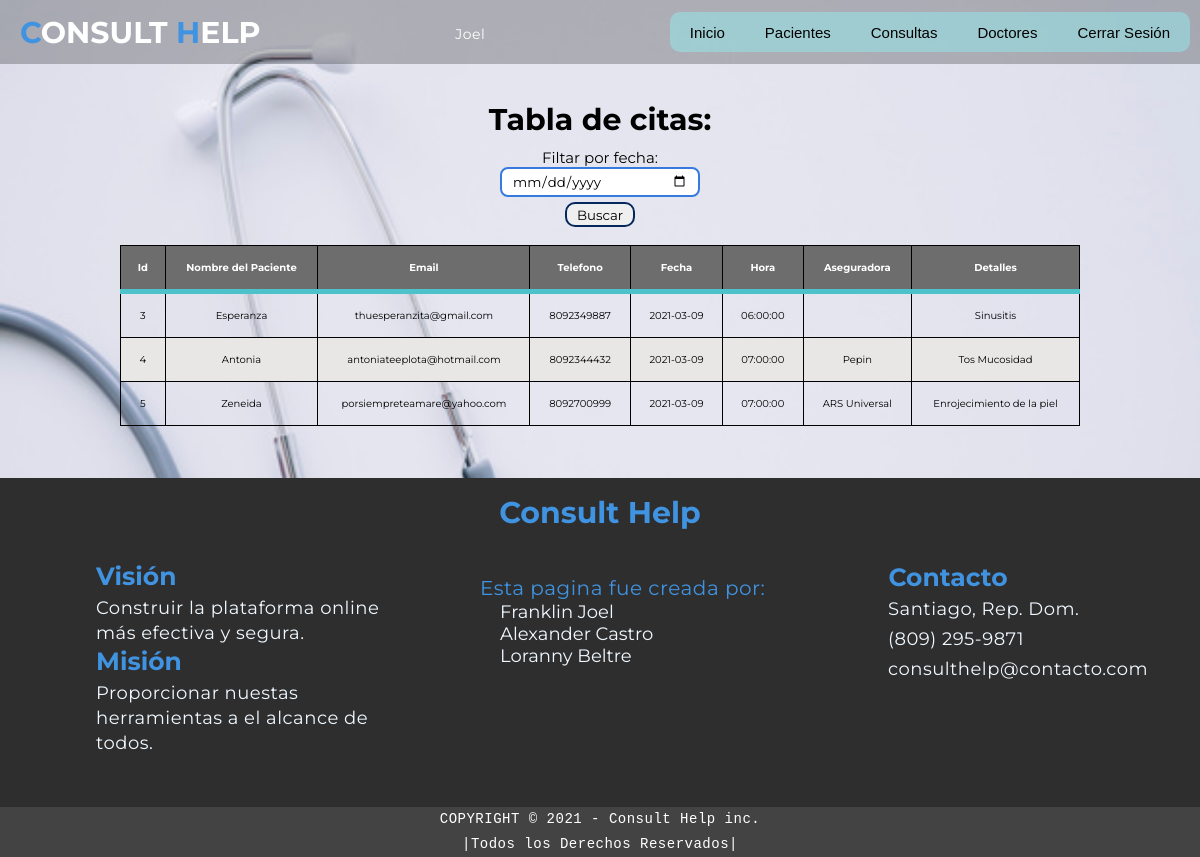
The page /tabla.php?fecha=2021-03-09 (signed in) on the database its author committed.
### tables this page shows
CREATE TABLE `users` (
  `Id` int(11) NOT NULL,
  `username` varchar(20) NOT NULL,
  `email` varchar(50) DEFAULT NULL,
  `password` varchar(50) DEFAULT NULL
);

CREATE TABLE `citas` (
  `Id` int(5) NOT NULL,
  `Nombre del paciente` varchar(50) NOT NULL,
  `Email del paciente` varchar(30) NOT NULL,
  `Telefono del paciente` varchar(50) NOT NULL,
  `Fecha_citas` date NOT NULL,
  `Hora_citas` time NOT NULL,
  `Aseguradora` varchar(50) NOT NULL,
  `Detalles` text NOT NULL
);

### tabla.php (the view, shortened to what this page needs)
<!DOCTYPE html>
<html lang="es">
    <head>
        <link rel="stylesheet" href="css/style.css">
        <link rel="stylesheet" href="css/citas.css">
        <link rel="stylesheet" href="css/menu.css">
    </head>
    <body>
        <?php require 'header.php' ?>
        <br><br><br><br><br><br><br>
        <a name="tabla1">
        <div id="mostrar-consultas" align="center">
                    <h1>Tabla de citas:</h1>
                    <table id="tabla" name="tabla">
                        <form action="tabla.php" method="get">
                            <label>Filtar por fecha: </label> <input type="date" name="fecha" id="">
                            <input type="submit" value="Buscar" style="width: 70px">
                            <br><br>
                        </form>
                        <thead>
                            <tr>
                                <th>Id</th>
                                <th>Nombre del Paciente</th>
                                <th>Email</th>
                                <th>Telefono</th>
                                <th>Fecha</th>
                                <th>Hora</th>
                                <th>Aseguradora</th>
                                <th>Detalles</th>
                            </tr>
                        </thead>
                        <?php
                        if (!empty($_GET['fecha'])){
                            $fecha = $_GET['fecha'];
                            $sql = "SELECT * FROM citas WHERE Fecha_citas = '$fecha' ";
                        }else{
                            $sql = "SELECT * FROM citas";
                        }
                        $result = mysqli_query($conexion, $sql);
                        while($mostrar=mysqli_fetch_array($result)){
                        ?>
                        <tr>
                            <td><?php echo $mostrar['Id'] ?></td>
                            <td><?php echo $mostrar['Nombre del paciente'] ?></td>
                            <td><?php echo $mostrar['Email del paciente'] ?></td>
                            <td><?php echo $mostrar['Telefono del paciente'] ?></td>
                            <td><?php echo $mostrar['Fecha_citas'] ?></td>
                            <td><?php echo $mostrar['Hora_citas'] ?></td>
                            <td><?php echo $mostrar['Aseguradora'] ?></td>
                            <td><?php echo $mostrar['Detalles'] ?></td>
                        </tr>
                        <?php } ?>
                    </table>
                </div>
                <br><br><br><br>
    </body>
</html>

### header.php (shortened to what this page needs)
<?php
    require 'php/conexion.php';
?>
<!DOCTYPE html>
<html lang="en">
<head>
    <link rel="stylesheet" href="css/style.css">
    <link rel="stylesheet" href="css/citas.css">
    <link rel="stylesheet" href="css/menu.css">
</head>
<body>
    <section id="header">
        <div class="header container">
            <div class="nav-bar">
                <div class="brand">
                    <a href="index.php"><h1><span>C</span>onsult <span>H</span>elp</h1></a>
                </div>
                <?php
                    foreach($conexion->query($_SESSION['username']) as $nosabetu);
                ?>
                <p id="aaa" style="color: white;"><?php echo $nosabetu['username']; ?></p>
                <ul class="nav">
                    <li><a href="index.php">Inicio</a></li>
                    <li><a href="pacientes.php">Pacientes</a>
                    </li>
                    <li><a href="consultas.php">Consultas</a>
                    </li>
                    <li><a href="credits.php">Doctores</a></li>
                    <li><a href="php/salir.php">Cerrar Sesión</a></li>
                </ul>
            </div>
        </div>
    </section>
</body>
</html>

### css/style.css (style rules this page uses)
* { padding: 0; margin: 0; box-sizing: border-box; }
body { background-image: url(../img/fondo\ blanco.jpg); background-repeat: no-repeat; background-size: 100% 100%; background-attachment: fixed; }
html { font-size: 10px; font-family: 'Montserrat', sans-serif; scroll-behavior: smooth; }
a { text-decoration: none; }
.container { min-height: 100vh; width: 100%; height: auto; display: flex; align-items: center; justify-content: center; }
p { color: #333; font-size: 1.4rem; margin-top: 5px; line-height: 2.5rem; font-weight: 300px; letter-spacing: .05rem; }
.brand h1 { font-size: 3rem; text-transform: uppercase; color: white; }
.brand h1 span { color: rgb(64, 147, 224); }
#header { position: fixed; z-index: 10000; left: 0; top: 0; width: 100vw; height: auto; }
#header .header { min-height: 8vh; background-color: rgba(0, 0, 0, 0.24); transition: .3s ease background-color; }
#header .nav-bar { display: flex; align-items: center; justify-content: space-between; width: 100%; height: 100%; max-width: 1300px; padding: 0 10px; }

### css/citas.css (style rules this page uses)
h1 { text-align: center; margin: 10px; font-size: 30px; }
label { font-size: 15px; }
input[type="text"], input[type="number"], input[type="date"], input[type="time"], input[type="tel"], input[type="email"] { margin-right: 0px; height: 30px; width: 200px; padding: 10px; display: block; border-radius: 8px; border: 2px solid rgb(55, 122, 223); outline: none; }
button, input[type="reset"], input[type="submit"] { border: 2px solid rgb(4, 40, 94); border-radius: 10px; font-family: 'Montserrat', sans-serif; height: 25px; z-index: auto; cursor: pointer; margin: 5px; }
table { border-radius: 10px; font-family: 'Poppins', sans-serif; width: 80%; text-align: center; border-collapse: collapse; font-size: 10px; z-index: 2000000000000000000; }
th, td { border: 1px solid black; padding: 15px; font-size: 10px; }
thead { border-bottom: solid 5px rgb(76, 194, 202); background-color: rgb(110, 109, 109); color: white; }
tr:nth-child(even) { background-color: rgb(233, 230, 230); }

### css/menu.css (style rules this page uses)
#header { margin: auto; font-family: 'Montserrat', sans-serif; }
ul, ol { list-style: none; }
.nav { background-color: rgba(141, 248, 248, 0.418); border-radius: 10px; color: black; text-decoration: none; height: 40px; font-family: 'Montserrant', sans-serif; }
.nav li a { color: black; font-family: 'Montserrant', sans-serif; font-size: 15px; text-decoration: none; margin: 5px; padding: 7px 15px; display: block; }
.nav > li { float: left; }

### css/footer.css (style rules this page uses)
* { padding: 0; margin: 0; box-sizing: border-box; font-family: 'Montserrat', sans-serif; }
#footer { background-color: rgb(46, 46, 46); width: 100%; height: 365px; }
#footer h1 { position: relative; top: -20px; color: rgb(64, 147, 224); }
#nosotros p, #creditos p, #contactos p { color: aliceblue; font-size: 18px; }
#nosotros b, #contactos h1 { font-size: 25px; color: rgb(64, 147, 224); }
#nosotros { position: relative; display: table-column; width: 300px; left: 8%; float: left; }
#creditos p { color: rgb(64, 147, 224); height: auto; font-size: 20px; }
#creditos ul li { position: relative; left: 20px; }
#creditos ul li a, #creditos ul li { color: aliceblue; font-size: 18px; }
#creditos { position: relative; width: 300px; top: -180px; left: 40%; }
#contactos { position: relative; left: 74%; top: -300px; width: 300px; }
#contactos p a { color: aliceblue; }
#contactos h1 { position: relative; top: 5px; right: 90px; }
#copyright { position: relative; top: -180px; background-color: rgb(68, 67, 67); }
#copyright p { color: #fff; font-family: 'Courier New', Courier, monospace; }

### rows shown on the page
users: username "Joel"
citas: Id "3", Nombre del paciente "Esperanza", Email del paciente "thuesperanzita@gmail.com", Telefono del paciente "8092349887", Fecha_citas "2021-03-09", Hora_citas "06:00:00", Detalles "Sinusitis"
citas: Id "4", Nombre del paciente "Antonia", Email del paciente "antoniateeplota@hotmail.com", Telefono del paciente "8092344432", Fecha_citas "2021-03-09", Hora_citas "07:00:00", Aseguradora "Pepin", Detalles "Tos Mucosidad"
citas: Id "5", Nombre del paciente "Zeneida", Email del paciente "porsiempreteamare@yahoo.com", Telefono del paciente "8092700999", Fecha_citas "2021-03-09", Hora_citas "07:00:00", Aseguradora "ARS Universal", Detalles "Enrojecimiento de la piel"
